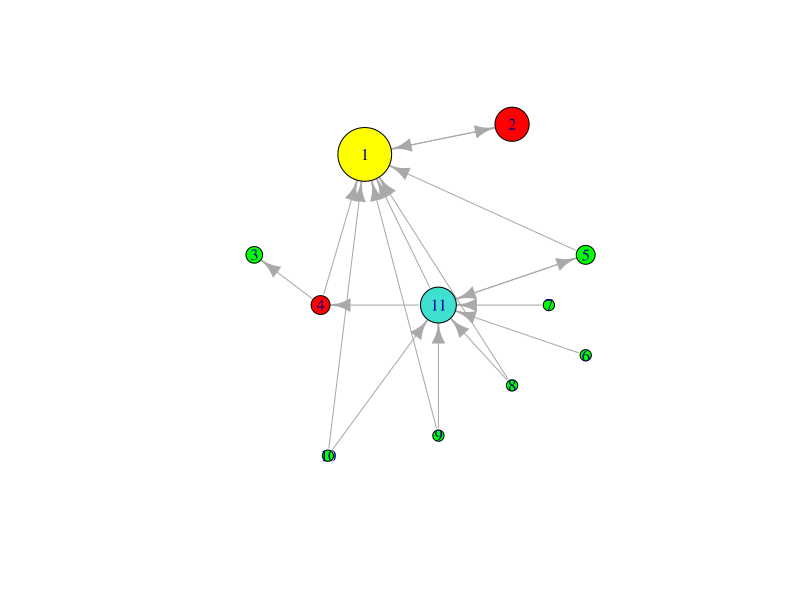
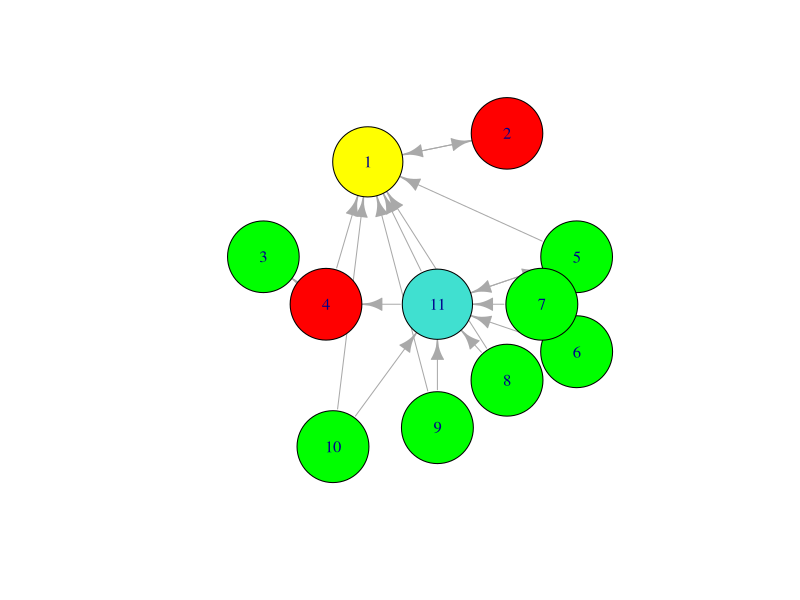
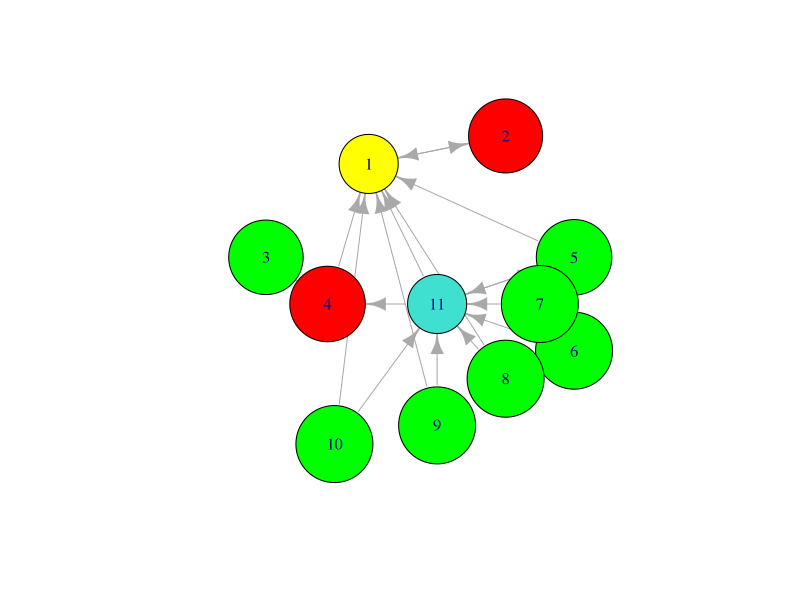

Write R code to recreate these figures, in order.
## ---- chunk 1
knitr::opts_chunk$set(echo = TRUE)
library(igraph);
## ---- chunk 2
# Layout and colors of graph (according to wikimedia example)
l <- matrix(c(
  2, 4, 0.5, 1.4,   5, 5, 4.5, 4, 3, 1.5, 3,
  5, 5.3, 4,   3.5, 4, 3, 3.5, 2.7, 2.2, 2, 3.5
), nrow=11)

smileycolors=c('yellow','red','green', 'red', 'green', 
               'green','green','green','green','green', 
               'turquoise')

init.graph <- function() {
    # Intitialize graph
  edge.list <- list(c(2, 1), c(1,2), c(4,1), c(4,3), c(5,1), c(11, 1),
                    c(11,4), c(11,5), c(5,11), c(6,11), c(7,11), 
                    c(8,11), c(9,11), c(10, 11), c(10, 1), c(9, 1), c(8,1))
  
  A <- matrix(0, nrow = 11, ncol = 11)
  
  for(edge in edge.list) {
    A[edge[1], edge[2]] <- 1
  }
  
  
  return(A)
}

# Define function for iterative page rank update
update.x <- function(x, alpha, beta) {
  out.degree <- rowSums(M)
  
  # D_inv <- diag(1 / out.degree)
  # x <- alpha * x %*% D_inv %*% M + beta
  
  for (i in seq_along(x)) {
    tmp <- 0
    for (j in seq(1, nrow(M))) {
      if (i != j && M[j, i] != 0){
        tmp <- tmp + x[j] / out.degree[j]
      }
    }
    x[i] <- alpha * tmp + beta
  }

  return(x)
}

page.rank <- function(n.iter, alpha, M, G, draw.plot = FALSE) {
  beta <- (1 - alpha) / nrow(M)
  x <- rep(0, 11)
  
  for (i in seq(n.iter)) {
    x.old <- x
    x <- update.x(x.old, alpha, beta)
    print(paste('iteration', i, sqrt(sum((x-x.old)^2))))
    if (draw.plot) {
      plot(G, vertex.size = x*5e2, vertex.color=smileycolors, layout=l)
    }
  }
  return(x)
}
## ---- chunk 3
A <- init.graph()
G <- graph.adjacency(A)
# Add self loops
M <- A + diag(rep(1, 11))

x <- page.rank(n.iter = 20, alpha = 0.85, M, G)
plot(G, vertex.size = x*5e2, vertex.color=smileycolors, layout=l)
## ---- chunk 4
A <- init.graph()
G <- graph.adjacency(A)
# Add self loops
M <- A + diag(rep(1, 11))

x <- page.rank(n.iter = 20, alpha = -0.01, M, G)
plot(G, vertex.size = x*5e2, vertex.color=smileycolors, layout=l)
x <- page.rank(n.iter = 20, alpha = -0.1, M, G)
plot(G, vertex.size = x*5e2, vertex.color=smileycolors, layout=l)

